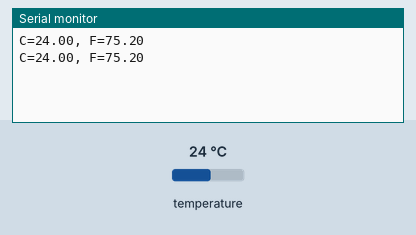
Simulated run of this sketch. Board: Arduino Uno, built with avr-gcc and run on an emulated ATmega328P. Parts: the last lines printed to the serial monitor. Inputs (shaded band) come from the test bench; at power-on: temperature 24 °C.

Above: at 2.8 s.
2.9 s: temperature set to 12 °C
At 3.4 s:
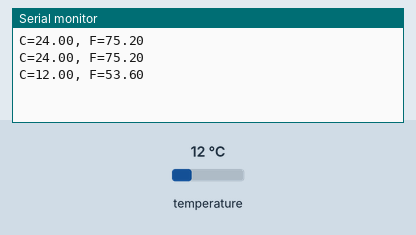
4.4 s: temperature set to 19 °C
At 6.0 s:
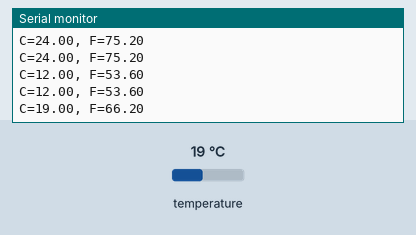
Timing chart, 0 to 7.5 s (numbered marks = the images above; inputs shaded):
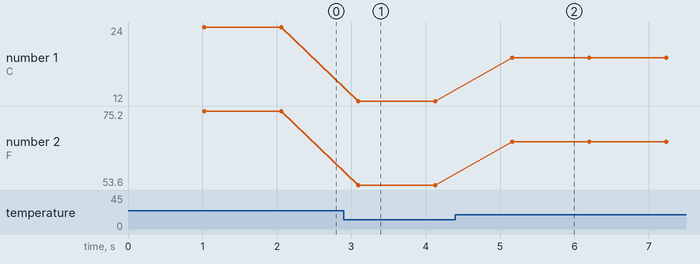

Measured:
- after the input at 2.9 s, the serial monitor: prints a new line after 0.19 s (image 1)
- after the input at 4.4 s, the serial monitor: prints a new line after 0.76 s (image 2)
- plotted number 1: 24 → 12 after the input at 2.9 s, 12 → 19 after the input at 4.4 s
- plotted number 2: 75.2 → 53.6 after the input at 2.9 s, 53.6 → 66.2 after the input at 4.4 s

The sketch:

sample_1_temperatur_sensor.ino
```cpp
//******************************************************//
// Temperature Sensor
// Sample Code 1 [Control the temperature sensor]
//                                      - Kyung-Sik Jang//
//******************************************************//

//******************************************************//
// Hardware Configuration
//  - Connect IoT Starter Kit and Temperature Sensor
//******************************************************//

// Temperature sensor
// Hardware Spec
// Temperatue range  : -55 ~ +125 ('C)
// Accuracy          : ±0.5

// DS18B20 Function Commands
// Address    Name             Explain
// 0x44       Convert T        This command initiates a single temperature conversion
// 0xBE       Read Scratchpad  This command allows the master to read the contents of
//                             the scratchpad. (9 bytes = data byte 8 + CRC byte 1)
//                                                      CRC : Cyclic Redundancy Check

#include <OneWire.h>

OneWire ds(2); // 2번 핀에 연결된 OneWire 개체 생성

void setup() {
  Serial.begin(9600);
}

void loop() {
  byte i;
  byte present = 0;

  byte data[12];
  byte addr[8];
  float Temp;

  if (!ds.search(addr)) {
    ds.reset_search();
    return;
  }

  ds.reset();
  ds.select(addr);
  ds.write(0x44,1); // start conversion, with parasite power on at the end
  delay(1000);

  present = ds.reset();
  ds.select(addr);
  ds.write(0xBE); // Read Scratchpad

  for (i = 0; i < 9; i++) { // 센서에서 가져온 값을 정리하고 난 후 배열에 순서대로 넣어 둔다.
    data[i] = ds.read();
  }

  // From the values obtained above, multiply the value in array 1 by 256 (2 powers of 8)
  // and add it with the value in array 0.
  // Divide the value by 16 to get Celsius.
  //
  // Shift Operator
  // Example
  // data = 0x04
  // Current State : | 0 | 0 | 0 | 0 | 0 | 1 | 0 | 0 |
  // Shift : data = data << 2
  // Current State : | 0 | 0 | 0 | 1 | 0 | 0 | 0 | 0 |
  Temp=(data[1]<<8)+data[0];
  Temp=Temp/16;

  // Celsius
  Serial.print("C=");
  Serial.print(Temp);
  Serial.print(", ");
  // 섭씨 출력

  // Convert "Celsius" to "Fahrenheit"
  Temp=Temp*1.8+32;

  // Celsius
  Serial.print("F=");
  Serial.print(Temp);
  Serial.println(" ");
}
```
